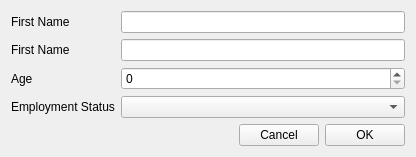
<?xml version="1.0" encoding="UTF-8"?>
<ui version="4.0">
 <class>EmployeeForm</class>
 <widget class="QWidget" name="EmployeeForm">
  <property name="geometry">
   <rect>
    <x>0</x>
    <y>0</y>
    <width>416</width>
    <height>157</height>
   </rect>
  </property>
  <property name="windowTitle">
   <string>Form</string>
  </property>
  <layout class="QHBoxLayout" name="horizontalLayout_2">
   <item>
    <layout class="QGridLayout" name="gridLayout">
     <item row="0" column="0">
      <widget class="QLabel" name="label">
       <property name="text">
        <string>First Name</string>
       </property>
      </widget>
     </item>
     <item row="0" column="1">
      <widget class="QLineEdit" name="lineEdit"/>
     </item>
     <item row="1" column="0">
      <widget class="QLabel" name="label_2">
       <property name="text">
        <string>First Name</string>
       </property>
      </widget>
     </item>
     <item row="1" column="1">
      <widget class="QLineEdit" name="lineEdit_2"/>
     </item>
     <item row="2" column="0">
      <widget class="QLabel" name="label_3">
       <property name="text">
        <string>Age</string>
       </property>
      </widget>
     </item>
     <item row="2" column="1">
      <widget class="QSpinBox" name="spinBox"/>
     </item>
     <item row="3" column="0">
      <widget class="QLabel" name="label_4">
       <property name="text">
        <string>Employment Status</string>
       </property>
      </widget>
     </item>
     <item row="3" column="1">
      <widget class="QComboBox" name="comboBoxEmployeeStatus"/>
     </item>
     <item row="4" column="0" colspan="2">
      <layout class="QHBoxLayout" name="horizontalLayout">
       <item>
        <spacer name="horizontalSpacer">
         <property name="orientation">
          <enum>Qt::Horizontal</enum>
         </property>
         <property name="sizeHint" stdset="0">
          <size>
           <width>40</width>
           <height>20</height>
          </size>
         </property>
        </spacer>
       </item>
       <item>
        <widget class="QPushButton" name="pushButton_2">
         <property name="text">
          <string>Cancel</string>
         </property>
        </widget>
       </item>
       <item>
        <widget class="QPushButton" name="pushButton">
         <property name="text">
          <string>OK</string>
         </property>
        </widget>
       </item>
      </layout>
     </item>
    </layout>
   </item>
  </layout>
 </widget>
 <resources/>
 <connections>
  <connection>
   <sender>pushButton_2</sender>
   <signal>clicked()</signal>
   <receiver>EmployeeForm</receiver>
   <slot>close()</slot>
   <hints>
    <hint type="sourcelabel">
     <x>269</x>
     <y>132</y>
    </hint>
    <hint type="destinationlabel">
     <x>256</x>
     <y>162</y>
    </hint>
   </hints>
  </connection>
 </connections>
</ui>
